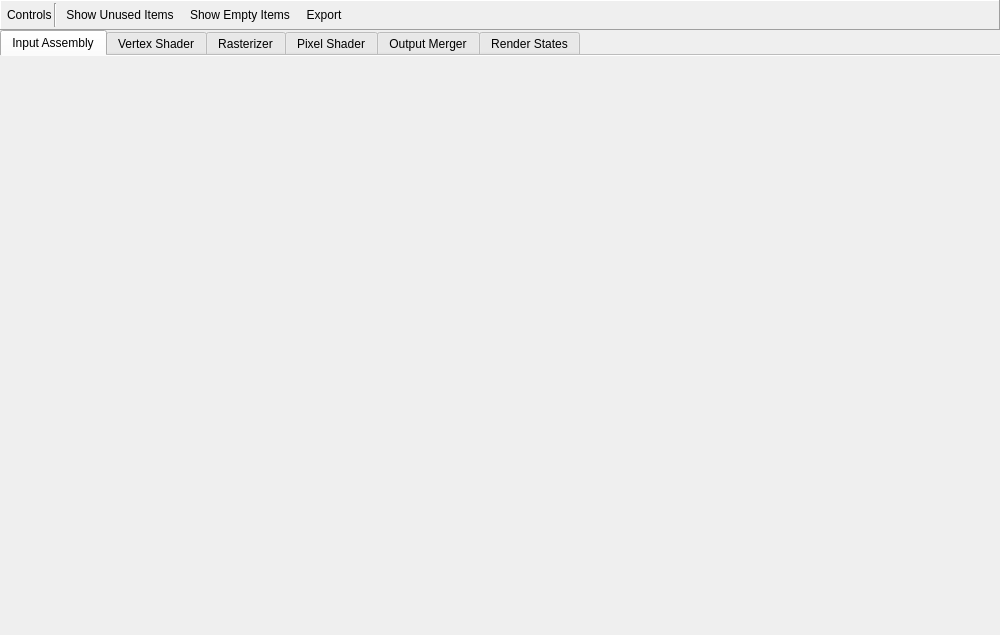
<?xml version="1.0" encoding="UTF-8"?>
<ui version="4.0">
 <class>D3D9PipelineStateViewer</class>
 <widget class="QFrame" name="D3D9PipelineStateViewer">
  <property name="geometry">
   <rect>
    <x>0</x>
    <y>0</y>
    <width>1000</width>
    <height>635</height>
   </rect>
  </property>
  <layout class="QVBoxLayout" name="verticalLayout">
   <property name="spacing">
    <number>0</number>
   </property>
   <property name="leftMargin">
    <number>0</number>
   </property>
   <property name="topMargin">
    <number>0</number>
   </property>
   <property name="rightMargin">
    <number>0</number>
   </property>
   <property name="bottomMargin">
    <number>0</number>
   </property>
   <item>
    <widget class="QFrame" name="toolbar">
     <property name="frameShape">
      <enum>QFrame::Panel</enum>
     </property>
     <property name="frameShadow">
      <enum>QFrame::Raised</enum>
     </property>
     <layout class="QHBoxLayout" name="toolbarLayout">
      <property name="spacing">
       <number>2</number>
      </property>
      <property name="leftMargin">
       <number>6</number>
      </property>
      <property name="topMargin">
       <number>2</number>
      </property>
      <property name="rightMargin">
       <number>6</number>
      </property>
      <property name="bottomMargin">
       <number>2</number>
      </property>
      <item>
       <widget class="QLabel" name="controlsLabel">
        <property name="text">
         <string>Controls</string>
        </property>
        <property name="margin">
         <number>4</number>
        </property>
       </widget>
      </item>
      <item>
       <widget class="Line" name="controlsLine">
        <property name="orientation">
         <enum>Qt::Vertical</enum>
        </property>
       </widget>
      </item>
      <item>
       <widget class="QToolButton" name="showUnused">
        <property name="toolTip">
         <string>Show items that are bound but not currently used by the pipeline.</string>
        </property>
        <property name="text">
         <string>Show Unused Items</string>
        </property>
        <property name="icon">
         <iconset resource="../../Resources/resources.qrc">
          <normaloff>:/page_white_delete.png</normaloff>:/page_white_delete.png</iconset>
        </property>
        <property name="checkable">
         <bool>true</bool>
        </property>
        <property name="toolButtonStyle">
         <enum>Qt::ToolButtonTextBesideIcon</enum>
        </property>
        <property name="autoRaise">
         <bool>true</bool>
        </property>
       </widget>
      </item>
      <item>
       <widget class="QToolButton" name="showEmpty">
        <property name="toolTip">
         <string>Show pipeline bindings which are completely empty and have nothing bound</string>
        </property>
        <property name="text">
         <string>Show Empty Items</string>
        </property>
        <property name="icon">
         <iconset resource="../../Resources/resources.qrc">
          <normaloff>:/page_white_database.png</normaloff>:/page_white_database.png</iconset>
        </property>
        <property name="checkable">
         <bool>true</bool>
        </property>
        <property name="toolButtonStyle">
         <enum>Qt::ToolButtonTextBesideIcon</enum>
        </property>
        <property name="autoRaise">
         <bool>true</bool>
        </property>
       </widget>
      </item>
      <item>
       <widget class="QToolButton" name="exportHTML">
        <property name="toolTip">
         <string>Export the current pipeline state to an HTML file</string>
        </property>
        <property name="text">
         <string>Export</string>
        </property>
        <property name="icon">
         <iconset resource="../../Resources/resources.qrc">
          <normaloff>:/save.png</normaloff>:/save.png</iconset>
        </property>
        <property name="checkable">
         <bool>false</bool>
        </property>
        <property name="toolButtonStyle">
         <enum>Qt::ToolButtonTextBesideIcon</enum>
        </property>
        <property name="autoRaise">
         <bool>true</bool>
        </property>
       </widget>
      </item>
      <item>
       <widget class="RDLabel" name="meshView">
        <property name="minimumSize">
         <size>
          <width>24</width>
          <height>24</height>
         </size>
        </property>
        <property name="maximumSize">
         <size>
          <width>24</width>
          <height>24</height>
         </size>
        </property>
        <property name="cursor">
         <cursorShape>PointingHandCursor</cursorShape>
        </property>
        <property name="toolTip">
         <string>View the vertex inputs in the Mesh Viewer</string>
        </property>
        <property name="text">
         <string/>
        </property>
        <property name="scaledContents">
         <bool>true</bool>
        </property>
       </widget>
      </item>
      <item>
       <spacer name="horizontalSpacer">
        <property name="orientation">
         <enum>Qt::Horizontal</enum>
        </property>
        <property name="sizeHint" stdset="0">
         <size>
          <width>40</width>
          <height>20</height>
         </size>
        </property>
       </spacer>
      </item>
     </layout>
    </widget>
   </item>
   <item>
    <widget class="PipelineFlowChart" name="pipeFlow">
     <property name="font">
      <font>
       <pointsize>12</pointsize>
      </font>
     </property>
    </widget>
   </item>
   <item>
    <widget class="QTabWidget" name="stagesTabs">
     <property name="currentIndex">
      <number>0</number>
     </property>
     <property name="documentMode">
      <bool>true</bool>
     </property>
     <widget class="QWidget" name="IA">
      <attribute name="title">
       <string>Input Assembly</string>
      </attribute>
      <layout class="QVBoxLayout" name="iaLayout">
       <property name="spacing">
        <number>0</number>
       </property>
       <property name="leftMargin">
        <number>0</number>
       </property>
       <property name="topMargin">
        <number>0</number>
       </property>
       <property name="rightMargin">
        <number>0</number>
       </property>
       <property name="bottomMargin">
        <number>0</number>
       </property>
      </layout>
     </widget>
     <widget class="QWidget" name="VS">
      <attribute name="title">
       <string>Vertex Shader</string>
      </attribute>
      <layout class="QVBoxLayout" name="vsLayout">
       <property name="spacing">
        <number>0</number>
       </property>
       <property name="leftMargin">
        <number>0</number>
       </property>
       <property name="topMargin">
        <number>0</number>
       </property>
       <property name="rightMargin">
        <number>0</number>
       </property>
       <property name="bottomMargin">
        <number>0</number>
       </property>
      </layout>
     </widget>
     <widget class="QWidget" name="RS">
      <attribute name="title">
       <string>Rasterizer</string>
      </attribute>
      <layout class="QVBoxLayout" name="rsLayout">
       <property name="spacing">
        <number>0</number>
       </property>
       <property name="leftMargin">
        <number>0</number>
       </property>
       <property name="topMargin">
        <number>0</number>
       </property>
       <property name="rightMargin">
        <number>0</number>
       </property>
       <property name="bottomMargin">
        <number>0</number>
       </property>
      </layout>
     </widget>
     <widget class="QWidget" name="PS">
      <attribute name="title">
       <string>Pixel Shader</string>
      </attribute>
      <layout class="QVBoxLayout" name="psLayout">
       <property name="spacing">
        <number>0</number>
       </property>
       <property name="leftMargin">
        <number>0</number>
       </property>
       <property name="topMargin">
        <number>0</number>
       </property>
       <property name="rightMargin">
        <number>0</number>
       </property>
       <property name="bottomMargin">
        <number>0</number>
       </property>
      </layout>
     </widget>
     <widget class="QWidget" name="OM">
      <attribute name="title">
       <string>Output Merger</string>
      </attribute>
      <layout class="QVBoxLayout" name="omLayout">
       <property name="spacing">
        <number>0</number>
       </property>
       <property name="leftMargin">
        <number>0</number>
       </property>
       <property name="topMargin">
        <number>0</number>
       </property>
       <property name="rightMargin">
        <number>0</number>
       </property>
       <property name="bottomMargin">
        <number>0</number>
       </property>
      </layout>
     </widget>
     <widget class="QWidget" name="States">
      <attribute name="title">
       <string>Render States</string>
      </attribute>
      <layout class="QVBoxLayout" name="statesLayout">
       <property name="spacing">
        <number>0</number>
       </property>
       <property name="leftMargin">
        <number>0</number>
       </property>
       <property name="topMargin">
        <number>0</number>
       </property>
       <property name="rightMargin">
        <number>0</number>
       </property>
       <property name="bottomMargin">
        <number>0</number>
       </property>
      </layout>
     </widget>
    </widget>
   </item>
  </layout>
 </widget>
 <customwidgets>
  <customwidget>
   <class>RDLabel</class>
   <extends>QLabel</extends>
   <header>Widgets/Extended/RDLabel.h</header>
  </customwidget>
  <customwidget>
   <class>PipelineFlowChart</class>
   <extends>QFrame</extends>
   <header>Widgets/PipelineFlowChart.h</header>
   <container>1</container>
  </customwidget>
 </customwidgets>
 <resources>
  <include location="../../Resources/resources.qrc"/>
 </resources>
 <connections/>
</ui>
